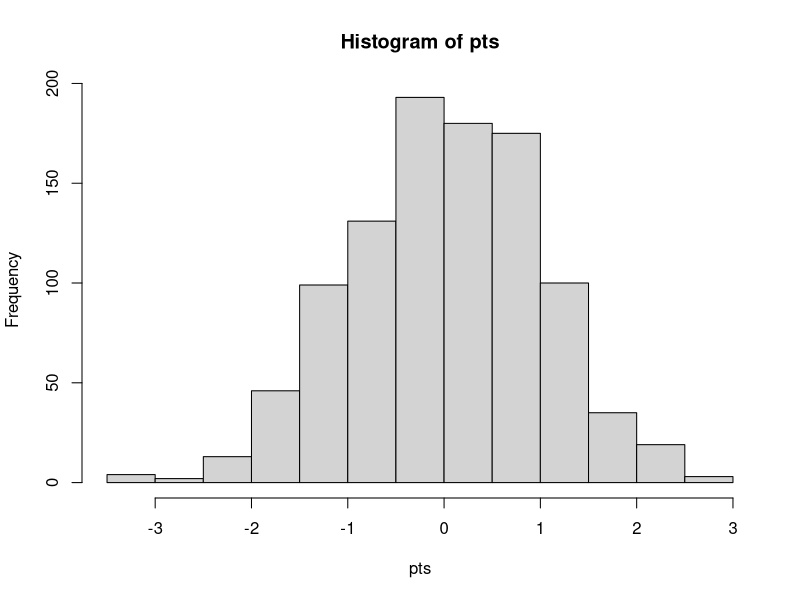
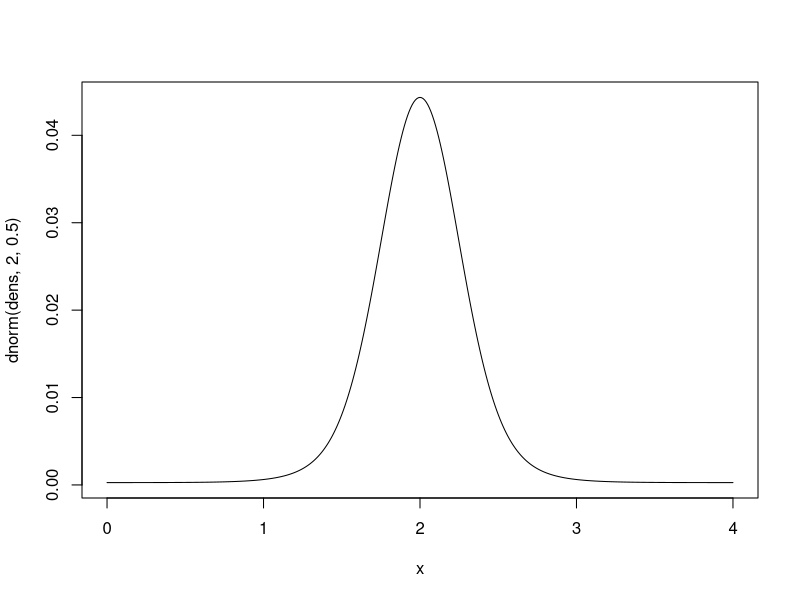
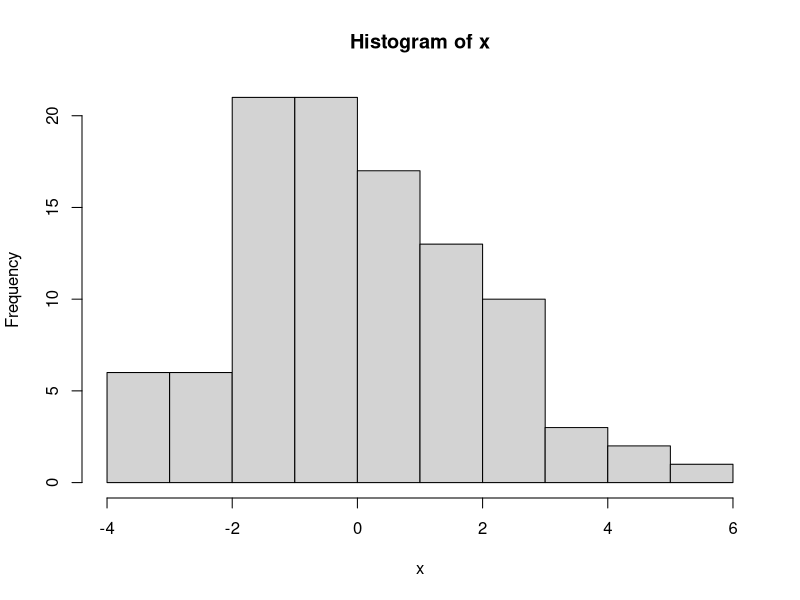
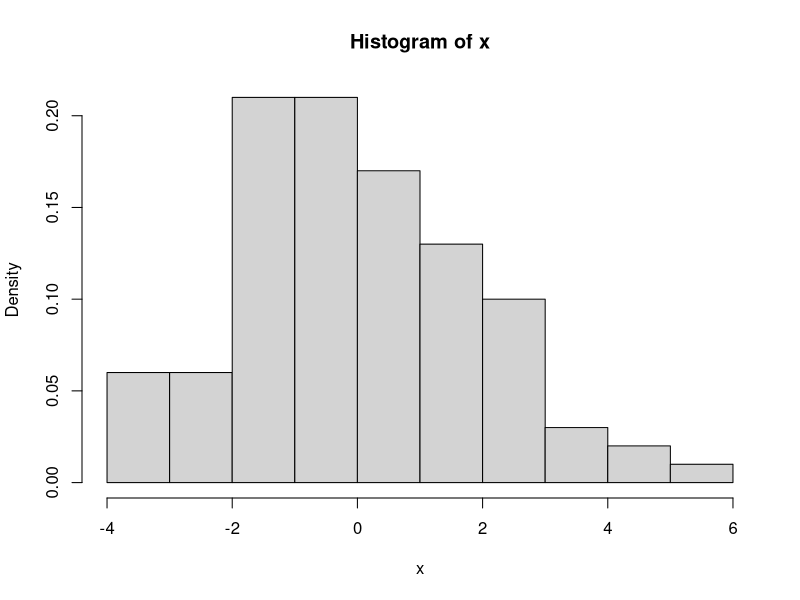

R code for these plots, in order:
## ---- chunk 1
norm <- rnorm(100,mean=0,sd=1)
head(norm)
## ---- chunk 2
#Draw a thousand random normal points
pts<-rnorm(1000)
hist(pts)
## ---- chunk 3
x<-seq(0,4,.01)
dens<-dnorm(x, 2, 0.5)
plot(x, dnorm(dens, 2, 0.5), type = "l")
## ---- chunk 4
x<-rnorm(100,mean=0,sd=2)
hist(x)
## ---- chunk 5
hist(x,freq=FALSE)
## ---- chunk 6
x<-1:100
sample(x,20)
## ---- chunk 7
x<-1:100
sample(x,20,replace=TRUE)
